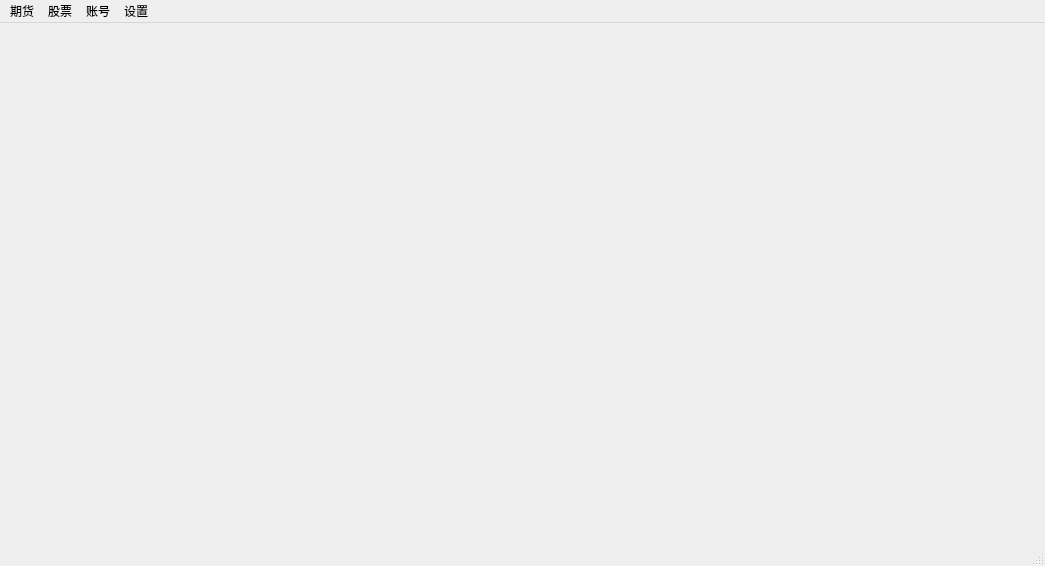
<?xml version="1.0" encoding="UTF-8"?>
<ui version="4.0">
 <class>AppMainWindow</class>
 <widget class="QMainWindow" name="AppMainWindow">
  <property name="geometry">
   <rect>
    <x>0</x>
    <y>0</y>
    <width>1045</width>
    <height>566</height>
   </rect>
  </property>
  <property name="windowTitle">
   <string>Top Trader</string>
  </property>
  <widget class="QWidget" name="centralwidget"/>
  <widget class="QMenuBar" name="menubar">
   <property name="geometry">
    <rect>
     <x>0</x>
     <y>0</y>
     <width>1045</width>
     <height>27</height>
    </rect>
   </property>
   <widget class="QMenu" name="menu_future">
    <property name="title">
     <string>期货</string>
    </property>
    <addaction name="action"/>
   </widget>
   <widget class="QMenu" name="menu_2">
    <property name="title">
     <string>股票</string>
    </property>
   </widget>
   <widget class="QMenu" name="menu_3">
    <property name="title">
     <string>设置</string>
    </property>
   </widget>
   <widget class="QMenu" name="menu_4">
    <property name="title">
     <string>账号</string>
    </property>
   </widget>
   <addaction name="menu_future"/>
   <addaction name="menu_2"/>
   <addaction name="menu_4"/>
   <addaction name="menu_3"/>
  </widget>
  <widget class="QStatusBar" name="statusbar"/>
  <action name="action">
   <property name="text">
    <string>美期</string>
   </property>
  </action>
 </widget>
 <resources/>
 <connections/>
</ui>
